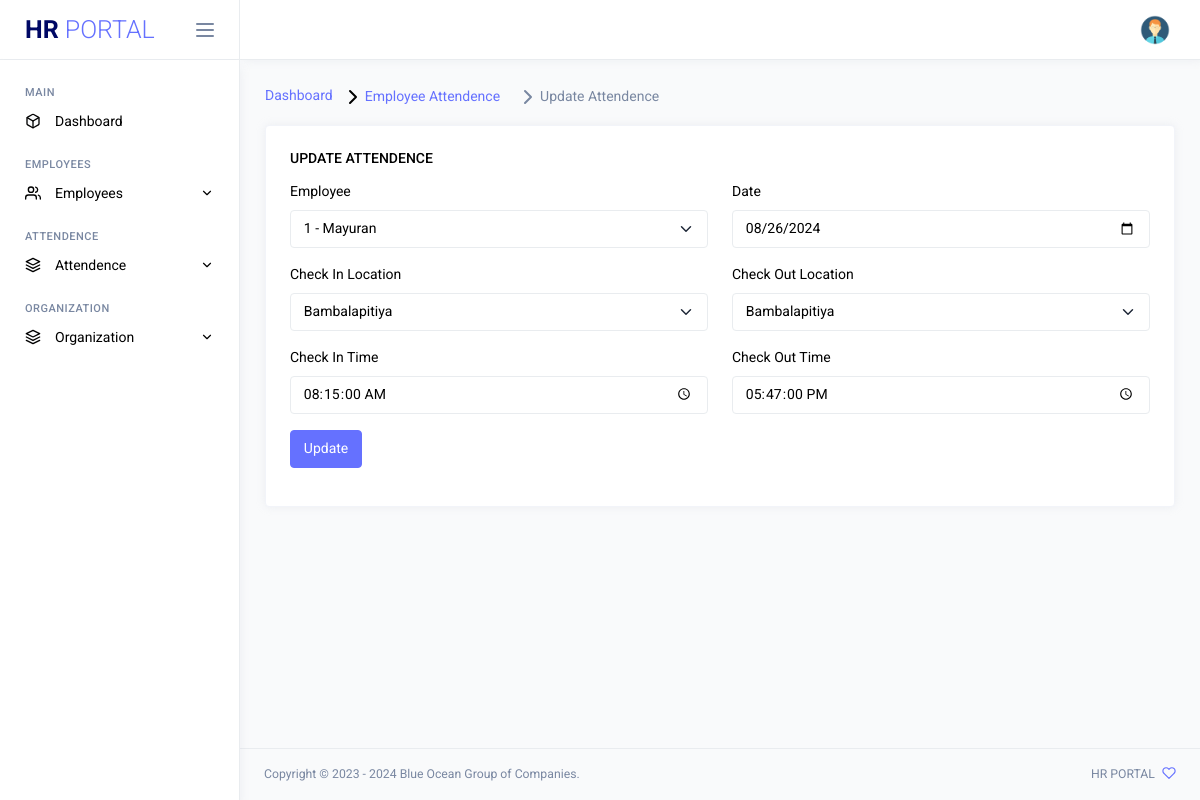
/Update-Attendence.php?view_attendence=8536 (signed in), run on the app's committed database.
### tables this page shows
CREATE TABLE `emp_attendence` (
  `attendence_id` int(11) NOT NULL,
  `FP_Id` int(11) DEFAULT NULL,
  `FP_Date` date DEFAULT NULL,
  `FP_Start_Time` time DEFAULT NULL,
  `FP_End_Time` time DEFAULT NULL,
  `E_Id` int(11) DEFAULT NULL,
  `checkIn_location` int(11) DEFAULT NULL,
  `checkOut_location` int(11) DEFAULT NULL
);

CREATE TABLE `location` (
  `location_id` int(11) NOT NULL,
  `location_name` varchar(256) DEFAULT NULL,
  `act_status` tinyint(2) DEFAULT NULL
);

### Update-Attendence.php (the view, shortened to what this page needs)
<?php include 'include/dbConnection.php';?>
<html lang="en">
<head>
	<link rel="stylesheet" href="assets/vendors/core/core.css">
  <link rel="stylesheet" href="assets/vendors/datatables.net-bs5/dataTables.bootstrap5.css">
  <link rel="stylesheet" href="https://cdn.datatables.net/rowreorder/1.3.3/css/rowReorder.dataTables.min.css">
  <link rel="stylesheet" href="https://cdn.datatables.net/responsive/2.4.1/css/responsive.dataTables.min.css">
	<link rel="stylesheet" href="assets/fonts/feather-font/css/iconfont.css">
	<link rel="stylesheet" href="assets/vendors/flag-icon-css/css/flag-icon.min.css">
	<link rel="stylesheet" href="assets/css/demo1/style.min.css">
</head>
<body>
	<div class="main-wrapper">
		<?php include_once 'include/side-navi.php' ?>
		<div class="page-wrapper">
      <?php include_once 'include/top_navi.php' ?>
			<div class="page-content">
				<nav class="page-breadcrumb">
					<ol class="breadcrumb">
						<li class="breadcrumb-item"><a href="dashboard.php">Dashboard</a></li>
            <li class="breadcrumb-item"><i data-feather="chevron-right"></i><a href="View-Emp-Attendence.php">Employee Attendence</a></li>
						<li class="breadcrumb-item active" aria-current="page"><i data-feather="chevron-right"></i>Update Attendence</a></li>
					</ol>
				</nav>
				<div class="row">
				<div class="col-md-12 stretch-card">
					<div class="card">
						<div class="card-body">
							<?php
								$attendence_id = $_GET['view_attendence'];
								$sql = "SELECT * FROM `emp_attendence` WHERE attendence_id=$attendence_id";
								$result = mysqli_query($conn, $sql);
								$result =mysqli_fetch_assoc($result);
                            ?>
							<h6 class="card-title">Update Attendence</h6>
								<form method="post" enctype="multipart/form-data" action="">
									<div class="row">
										<div class="col-sm-6">
											<div class="mb-3">
												<label class="form-label">Employee</label>
												<select  name="selectedEmployee" class="form-select" required>
                                                    <option value="<?php echo $result['FP_Id']; ?>" selected><?php echo $result['FP_Id'];?> - </option>
                                                </select>
											</div>
										</div>
                                        <div class="col-sm-6">
											<div class="mb-3">
												<label class="form-label">Date</label>
												<input name="attendenceDate" type="date" value="<?php echo $result['FP_Date']; ?>" class="form-control" aria-label="Small" aria-describedby="inputGroup-sizing-sm" required>
											</div>
										</div>
                                        <div class="col-lg-6">
										<label class="form-label" for="formFile">Check In Location</label>
                                            <select  name="selectedCheckInLocation" class="form-select" required>
                                            <?php
                                                    $checkInLocationId=$result['checkIn_location'];
                                                    if ($checkInLocationId == '') {
                                                        ?>
                                                        <option value="0" selected></option>
                                                        <?php
                                                    } else {
                                                        $getCheckInLocation = "SELECT * FROM location WHERE location_id = '$checkInLocationId'";
                                                        $getCheckInLocationResult = mysqli_query($conn, $getCheckInLocation);
                                                        $getCheckInLocationResult = mysqli_fetch_assoc($getCheckInLocationResult);
                                                ?>
                                                    <option value="<?php echo $getCheckInLocationResult['location_id'];?>" selected><?php echo $getCheckInLocationResult['location_name'];?></option>
                                                <?php } ?>
                                            </select>
									    </div>
                                        <div class="col-lg-6">
										<label class="form-label" for="formFile">Check Out Location</label>
                                            <select  name="selectedCheckOutLocation" class="form-select" required>
                                                <?php
                                                    $checkOutLocationId=$result['checkOut_location'];
                                                    if ($checkOutLocationId == '') {
                                                        ?>
                                                        <option value="0" selected></option>
                                                        <?php
                                                    } else {
                                                        $getCheckOutLocation = "SELECT * FROM location WHERE location_id = '$checkOutLocationId'";
                                                        $getCheckOutLocationResult = mysqli_query($conn, $getCheckOutLocation);
                                                        $getCheckOutLocationResult = mysqli_fetch_assoc($getCheckOutLocationResult);
                                                ?>
                                                    <option value="<?php echo $getCheckOutLocationResult['location_id'];?>" selected><?php echo $getCheckOutLocationResult['location_name'];?></option>
                                                <?php } ?>
                                            </select>
									    </div>
                                        <div class="mt-3 col-lg-6">
                                            <label class="form-label" for="formFile">Check In Time</label>
                                            <input name="startTime" type="time" value="<?php echo $result['FP_Start_Time']; ?>" class="form-control" aria-label="Small" aria-describedby="inputGroup-sizing-sm" step="1" required>
									    </div>
                                        <div class="mt-3 col-lg-6">
                                            <label class="form-label" for="formFile">Check Out Time</label>
                                            <input name="endTime" type="time" value="<?php echo $result['FP_End_Time']; ?>" class="form-control" aria-label="Small" aria-describedby="inputGroup-sizing-sm" step="1" required>
                                        </div>
									</div>
									<button type="submit" name="update_attendence" class="mt-3 btn btn-primary submit">Update</button>
									</form>
						</div>
					</div>
				</div>
			</div>
			</div>
      <?php include_once 'include/footer.php' ?>
		</div>
	</div>
</body>
</html>

### data on the page
emp_attendence: selectedEmployee "1 - Mayuran", attendenceDate "08/26/2024", selectedCheckInLocation "Bambalapitiya", selectedCheckOutLocation "Bambalapitiya", startTime "08:15:00", endTime "17:47:00"
